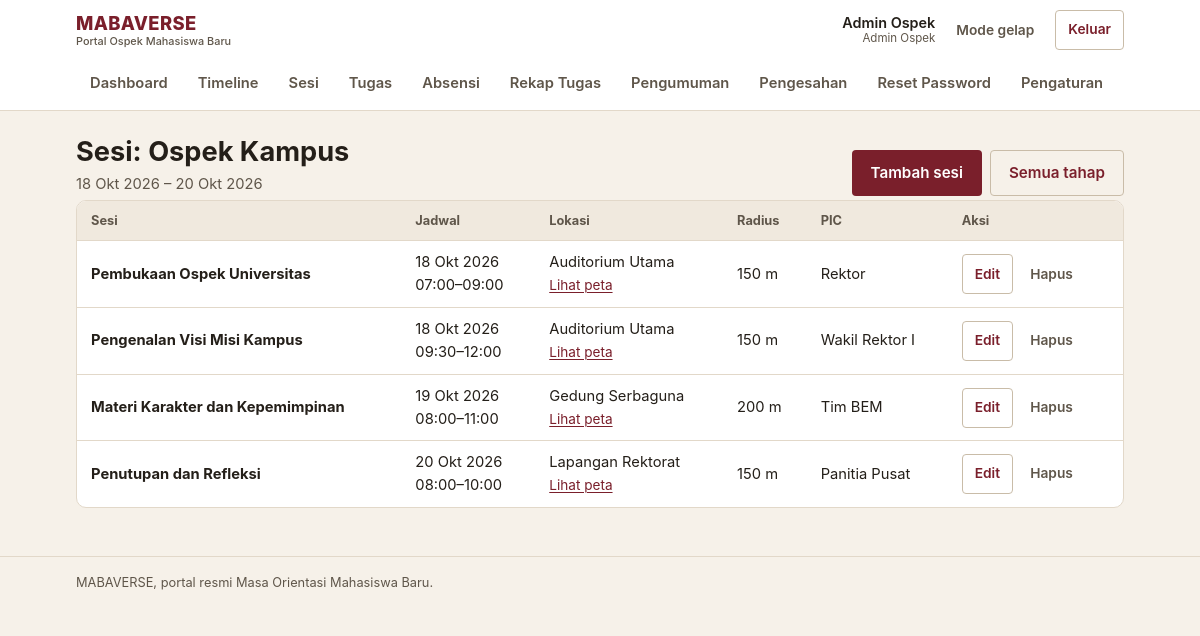
Screenshot of /admin/sesi/4 (signed in) with the database file from the repository.
### tables this page shows
CREATE TABLE tahap_ospek (
    id INT AUTO_INCREMENT PRIMARY KEY,
    judul VARCHAR(255) NOT NULL,
    deskripsi TEXT,
    urutan INT NOT NULL,
    tanggal_mulai DATETIME NOT NULL,
    tanggal_selesai DATETIME NOT NULL,
    target_level ENUM('universitas', 'fakultas', 'jurusan') DEFAULT 'universitas',
    lokasi_text VARCHAR(255) DEFAULT NULL,
    lampiran VARCHAR(255) DEFAULT NULL,
    status ENUM('belum_mulai', 'berlangsung', 'selesai') DEFAULT 'belum_mulai',
    created_at TIMESTAMP DEFAULT CURRENT_TIMESTAMP,
    updated_at TIMESTAMP DEFAULT CURRENT_TIMESTAMP ON UPDATE CURRENT_TIMESTAMP
);

CREATE TABLE sesi (
    id INT AUTO_INCREMENT PRIMARY KEY,
    tahap_id INT NOT NULL,
    judul VARCHAR(255) NOT NULL,
    tanggal DATE NOT NULL,
    jam_mulai TIME NOT NULL,
    jam_selesai TIME NOT NULL,
    lokasi_text VARCHAR(255) NOT NULL,
    lokasi_lat DECIMAL(10, 8) DEFAULT NULL,
    lokasi_lng DECIMAL(11, 8) DEFAULT NULL,
    radius_meter INT DEFAULT 150,
    pic VARCHAR(255) DEFAULT NULL,
    created_at TIMESTAMP DEFAULT CURRENT_TIMESTAMP,
    FOREIGN KEY (tahap_id) REFERENCES tahap_ospek(id) ON DELETE CASCADE
);

### config/database.php (called while the page is built)
<?php
require_once __DIR__ . '/config.php';
class Database {
    private static $instance = null;
    private $pdo;
    private function __construct() {
        try {
            $dsn = "mysql:host=" . DB_HOST . ";dbname=" . DB_NAME . ";charset=" . DB_CHARSET;
            $options = [
                PDO::ATTR_ERRMODE => PDO::ERRMODE_EXCEPTION,
                PDO::ATTR_DEFAULT_FETCH_MODE => PDO::FETCH_ASSOC,
                PDO::ATTR_EMULATE_PREPARES => false,
            ];
            $this->pdo = new PDO($dsn, DB_USER, DB_PASS, $options);
        } catch (PDOException $e) {
            error_log('[MABAVERSE] Koneksi database gagal: ' . $e->getMessage());
            if (defined('APP_ENV') && APP_ENV === 'production') {
                throw new RuntimeException('Layanan database sedang tidak tersedia.');
            }
            die("Koneksi database gagal: " . $e->getMessage()
                . " — periksa DB_HOST/DB_USER/DB_PASS di config/config.local.php dan pastikan MySQL berjalan.");
        }
    }
    public static function getInstance() {
        if (self::$instance === null) {
            self::$instance = new self();
        }
        return self::$instance;
    }
    public function getConnection() {
        return $this->pdo;
    }
}

### models/Timeline.php (called while the page is built, shortened)
<?php
require_once __DIR__ . '/../config/config.php';
class Timeline {
    private $db;
    public function __construct() {
        $this->db = Database::getInstance()->getConnection();
    }
    public function getTahapById($id) {
        $stmt = $this->db->prepare("SELECT * FROM tahap_ospek WHERE id = ?");
        $stmt->execute([$id]);
        return $stmt->fetch();
    }
    public function getSesiByTahap($tahap_id) {
        $stmt = $this->db->prepare("
            SELECT * FROM sesi
            WHERE tahap_id = ?
            ORDER BY tanggal ASC, jam_mulai ASC
        ");
        $stmt->execute([$tahap_id]);
        return $stmt->fetchAll();
    }
}

### config/config.php (called while the page is built, shortened)
<?php
function e($value) {
    return htmlspecialchars((string)$value, ENT_QUOTES, 'UTF-8');
}
function format_tanggal($datetime, $dengan_waktu = true) {
    $ts = strtotime($datetime);
    $bulan = [1 => 'Jan', 'Feb', 'Mar', 'Apr', 'Mei', 'Jun', 'Jul', 'Agu', 'Sep', 'Okt', 'Nov', 'Des'];
    $hasil = date('j', $ts) . ' ' . $bulan[(int)date('n', $ts)] . ' ' . date('Y', $ts);
    return $hasil;
}
require_once __DIR__ . '/database.php';

### views/admin/sesi.php (the view, shortened to what this page needs)
<?php
include __DIR__ . '/../layouts/header.php';
?>
<div class="page-head">
    <div>
        <h1>Sesi: <?= e($tahap['judul']) ?></h1>
        <p class="page-sub"><?= e(format_tanggal($tahap['tanggal_mulai'], false)) ?> &ndash; <?= e(format_tanggal($tahap['tanggal_selesai'], false)) ?></p>
    </div>
    <div class="page-actions">
        <a class="btn" href="<?= BASE_URL ?>admin/tambah-sesi/<?= (int)$tahap['id'] ?>">Tambah sesi</a>
        <a class="btn btn-outline" href="<?= BASE_URL ?>admin/sesi">Semua tahap</a>
    </div>
</div>
<?php if (empty($sesi_list)): ?>
<div class="empty">
    <strong>Belum ada sesi pada tahap ini.</strong>
    Tambahkan sesi dengan tombol "Tambah sesi". Sesi menentukan kapan absensi dibuka dan radius lokasinya.
</div>
<?php else: ?>
<div class="table-wrap">
    <table>
        <thead>
            <tr>
                <th scope="col">Sesi</th>
                <th scope="col">Jadwal</th>
                <th scope="col">Lokasi</th>
                <th scope="col">Radius</th>
                <th scope="col">PIC</th>
                <th scope="col">Aksi</th>
            </tr>
        </thead>
        <tbody>
            <?php foreach ($sesi_list as $sesi): ?>
            <tr>
                <td><strong><?= e($sesi['judul']) ?></strong></td>
                <td>
                    <?= e(format_tanggal($sesi['tanggal'], false)) ?><br>
                    <?= e(date('H:i', strtotime($sesi['jam_mulai']))) ?>&ndash;<?= e(date('H:i', strtotime($sesi['jam_selesai']))) ?>
                </td>
                <td>
                    <?= e($sesi['lokasi_text']) ?>
                    <?php if ($sesi['lokasi_lat'] && $sesi['lokasi_lng']): ?>
                    <br><a class="small" href="https://www.google.com/maps?q=<?= e($sesi['lokasi_lat']) ?>,<?= e($sesi['lokasi_lng']) ?>" target="_blank" rel="noopener">Lihat peta</a>
                    <?php else: ?>
                    <br><span class="muted small">Tanpa titik GPS</span>
                    <?php endif; ?>
                </td>
                <td><?= (int)$sesi['radius_meter'] ?> m</td>
                <td><?= $sesi['pic'] ? e($sesi['pic']) : '<span class="muted">-</span>' ?></td>
                <td>
                    <a class="btn btn-sm btn-outline" href="<?= BASE_URL ?>admin/edit-sesi/<?= (int)$sesi['id'] ?>">Edit</a>
                    <a class="btn btn-sm btn-ghost" href="<?= BASE_URL ?>admin/hapus-sesi/<?= (int)$sesi['id'] ?>"
                       data-confirm="Hapus sesi &quot;<?= e($sesi['judul']) ?>&quot;? Absensi pada sesi ini ikut terhapus.">Hapus</a>
                </td>
            </tr>
            <?php endforeach; ?>
        </tbody>
    </table>
</div>
<?php endif; ?>
<?php include __DIR__ . '/../layouts/footer.php'; ?>

### assets/css/style.css (style rules this page uses)
:root { --bg: #F6F1E9; --surface: #FFFFFF; --surface-alt: #F0E9DE; --ink: #241F19; --ink-soft: #5F564A; --line: #E2D8C9; --line-strong: #C9BCA8; --brand: #7A1F2B; --brand-strong: #5E1620; --brand-soft: #F5E7E8; --brand-ink: #FFFFFF; --accent: #9A4A08; --accent-soft: #FBEEDD; --ok: #1E6B43; --ok-soft: #E4F2E9; --warn: #8A4B0F; --warn-soft: #FBEEDC; --danger: #A32A22; --danger-soft: #F9E6E4; --info: #2E5375; --info-soft: #E7EEF5; --radius-sm: 4px; --radius: 10px; --shadow-1: 0 1px 2px rgba(36, 31, 25, 0.08), 0 6px 16px rgba(36, 31, 25, 0.07); --maxw: 1080px; --font: -apple-system, BlinkMacSystemFont, "Segoe UI", Roboto, "Helvetica Neue", Arial, sans-serif; }
*, *::before, *::after { box-sizing: border-box; }
html { -webkit-text-size-adjust: 100%; }
body { margin: 0; background: var(--bg); color: var(--ink); font-family: var(--font); font-size: 16px; line-height: 1.55; }
h1, h2, h3, h4 { margin: 0 0 0.5em; line-height: 1.25; font-weight: 700; }
h1 { font-size: clamp(1.3rem, 1.1rem + 1vw, 1.7rem); }
p { margin: 0 0 1em; }
a { color: var(--brand); text-decoration-thickness: 1px; text-underline-offset: 2px; }
.small { font-size: 0.85rem; }
.page-head { display: flex; align-items: flex-end; justify-content: space-between; gap: 12px; flex-wrap: wrap; margin: 24px 0 4px; }
.page-head h1 { margin: 0; }
.page-head .page-sub { color: var(--ink-soft); margin: 4px 0 0; font-size: 0.92rem; }
.page-actions { display: flex; gap: 8px; flex-wrap: wrap; }
.btn { display: inline-flex; align-items: center; justify-content: center; gap: 6px; min-height: 44px; padding: 10px 18px; border-radius: var(--radius-sm); border: 1px solid transparent; background: var(--brand); color: var(--brand-ink); font-family: inherit; font-size: 0.95rem; font-weight: 600; text-decoration: none; cursor: pointer; transition: background-color 120ms ease, border-color 120ms ease, color 120ms ease; }
.btn-outline { background: transparent; color: var(--brand); border-color: var(--line-strong); }
.btn-ghost { background: transparent; color: var(--ink-soft); border-color: transparent; }
.btn-sm { min-height: 40px; padding: 6px 12px; font-size: 0.86rem; }
.table-wrap { overflow-x: auto; -webkit-overflow-scrolling: touch; border: 1px solid var(--line); border-radius: var(--radius); background: var(--surface); }
table { width: 100%; min-width: 560px; border-collapse: collapse; font-size: 0.92rem; }
th, td { padding: 10px 14px; text-align: left; border-bottom: 1px solid var(--line); vertical-align: middle; }
th { background: var(--surface-alt); font-size: 0.8rem; text-transform: none; font-weight: 700; color: var(--ink-soft); white-space: nowrap; }
tr:last-child td { border-bottom: none; }
td .btn { margin: 2px 0; }

### rows the page displays
tahap_ospek: judul "Ospek Kampus", tanggal_mulai "18 Okt 2026", tanggal_selesai "20 Okt 2026"
sesi: judul "Pembukaan Ospek Universitas", tanggal "18 Okt 2026", jam_mulai "07:00", jam_selesai "09:00", lokasi_text "Auditorium Utama", radius_meter "150", pic "Rektor"
sesi: judul "Pengenalan Visi Misi Kampus", tanggal "18 Okt 2026", jam_mulai "09:30", jam_selesai "12:00", lokasi_text "Auditorium Utama", radius_meter "150", pic "Wakil Rektor I"
sesi: judul "Materi Karakter dan Kepemimpinan", tanggal "19 Okt 2026", jam_mulai "08:00", jam_selesai "11:00", lokasi_text "Gedung Serbaguna", radius_meter "200", pic "Tim BEM"
sesi: judul "Penutupan dan Refleksi", tanggal "20 Okt 2026", jam_mulai "08:00", jam_selesai "10:00", lokasi_text "Lapangan Rektorat", radius_meter "150", pic "Panitia Pusat"

### other values shown
$user_nama "Admin Ospek"
$role_label "Admin Ospek"
$label "Dashboard"
$label "Timeline"
$label "Sesi"
$label "Tugas"
$label "Absensi"
$label "Rekap Tugas"
$label "Pengumuman"
$label "Pengesahan"
$label "Reset Password"
$label "Pengaturan"
